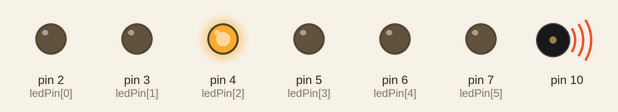
Recording of a sketch running on a simulated Arduino Uno, built with avr-gcc and run on an emulated ATmega328P. Parts: output pins drawn as LEDs (lit = HIGH), buzzer (waves = sounding).

Above: at 0.06 s.
At 0.92 s:
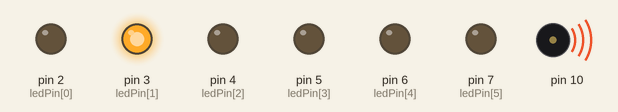
At 1.56 s:
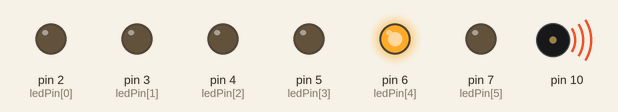
At 1.84 s:
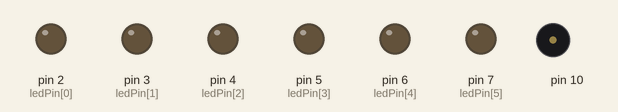
At 2.93 s:
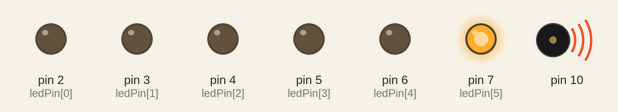
At 3.28 s:
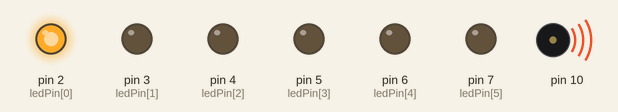
Timing chart, 0 to 4.5 s (numbered marks = the images above):
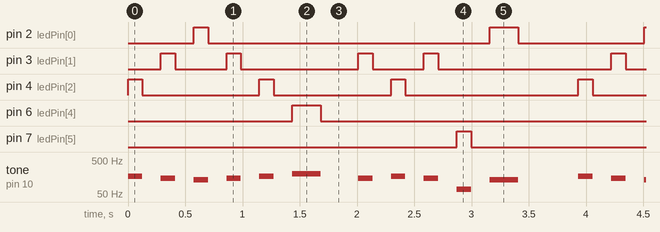

The sketch:

sound+led.ino
```cpp
#define NOTE_C 131
#define NOTE_D 147
#define NOTE_E 165
#define NOTE_F 175
#define NOTE_G 196
#define NOTE_A 220
#define NOTE_B 247
#define NOTE_CC 262
#define NOTE_LF 70

int melody[]={
 NOTE_E,NOTE_D,NOTE_C,NOTE_D,NOTE_E,NOTE_G,
   NOTE_D,NOTE_E,NOTE_D,NOTE_LF,NOTE_C
};

int noteDurations[]={
  8,8,8,8,8,4,8,8,8,8,4
};

int ledStatus=0;
byte ledPin[6]={2,3,4,5,6,7};


void setup()
{
 for(byte i=0;i<6 ;i++)  pinMode(ledPin[i], OUTPUT);

}

void loop()
{
  for(int thisNote = 0; thisNote < 11; thisNote++){
   int noteDuration = 1000 / noteDurations[thisNote];
    tone(10, melody[thisNote], noteDuration);

    if(melody[thisNote] == NOTE_C){
      digitalWrite(ledPin[0],HIGH);
      ledStatus = ledPin[0];
      delay(noteDuration);
      digitalWrite(ledPin[0],LOW);
    }
    else if(melody[thisNote] == NOTE_D){
      digitalWrite(ledPin[1],HIGH);
      ledStatus = ledPin[1];
      delay(noteDuration);
      digitalWrite(ledPin[1],LOW);
    }
    else if(melody[thisNote] == NOTE_E){
      digitalWrite(ledPin[2],HIGH);
      ledStatus = ledPin[2];
      delay(noteDuration);
      digitalWrite(ledPin[2],LOW);
    }
    else if(melody[thisNote] == NOTE_F){
      digitalWrite(ledPin[3],HIGH);
      ledStatus = ledPin[3];
      delay(noteDuration);
      digitalWrite(ledPin[3],LOW);
    }
    else if(melody[thisNote] == NOTE_G){
      digitalWrite(ledPin[4],HIGH);
      ledStatus = ledPin[4];
      delay(noteDuration);
      digitalWrite(ledPin[4],LOW);
    }
    else if(melody[thisNote] == NOTE_LF){
      digitalWrite(ledPin[5],HIGH);
      ledStatus = ledPin[5];
      delay(noteDuration);
      digitalWrite(ledPin[5],LOW);
    }


    int pauseBetweenNote = noteDuration*1.3;
    delay(pauseBetweenNote);
    noTone(10);
 }
  delay(200);
}
```

Measured:
- by itself, pin 2 (ledPin[0]): repeats every 3.9 s: LOW 2.5 s, HIGH 0.25 s, LOW 1.1 s, HIGH 0.13 s
- by itself, pin 3 (ledPin[1]): repeats every 3.9 s: LOW 0.45 s, HIGH 0.13 s, LOW 1.0 s, HIGH 0.13 s, LOW 0.45 s, HIGH 0.13 s, LOW 1.5 s, HIGH 0.13 s
- by itself, pin 4 (ledPin[2]): repeats every 3.9 s: 2 × (LOW 1.0 s, HIGH 0.13 s), LOW 1.5 s, HIGH 0.13 s
- by itself, pin 6 (ledPin[4]): alternates HIGH for 0.25 s and LOW for 3.7 s
- by itself, pin 7 (ledPin[5]): alternates HIGH for 0.13 s and LOW for 3.8 s
- by itself, tone on pin 10: plays 165 Hz for 0.13 s, 147 Hz for 0.13 s, 131 Hz for 0.13 s, 147 Hz for 0.13 s, 165 Hz for 0.13 s, 196 Hz for 0.25 s … (113 notes in this stretch)
